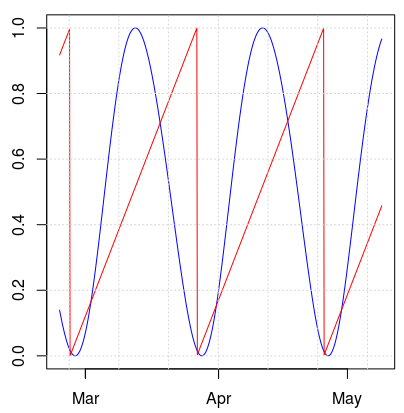

This chart was generated by the following R code:
library(oce)

X11()

Sys.setlocale("LC_TIME", "en_US.UTF-8")

t_start <- as.POSIXct("2017-02-23", tz='UTC')
t_end   <- t_start + 75 * 24 * 3600  # 35 days

tm <- seq(from = t_start,
           to  = t_end,
           by  = 10000
        )

moon     <- moonAngle(t=tm, longitude=-8, latitude=47)
fraction <- moon$illuminatedFraction
phase    <- moon$phase - floor(moon$phase)

plot (tm, fraction, type="l", col='blue', xlab='', ylab='')
lines(tm, phase   , type="l", col='red' )

grid()

# wait for mouse click or enter pressed
locator(1)
